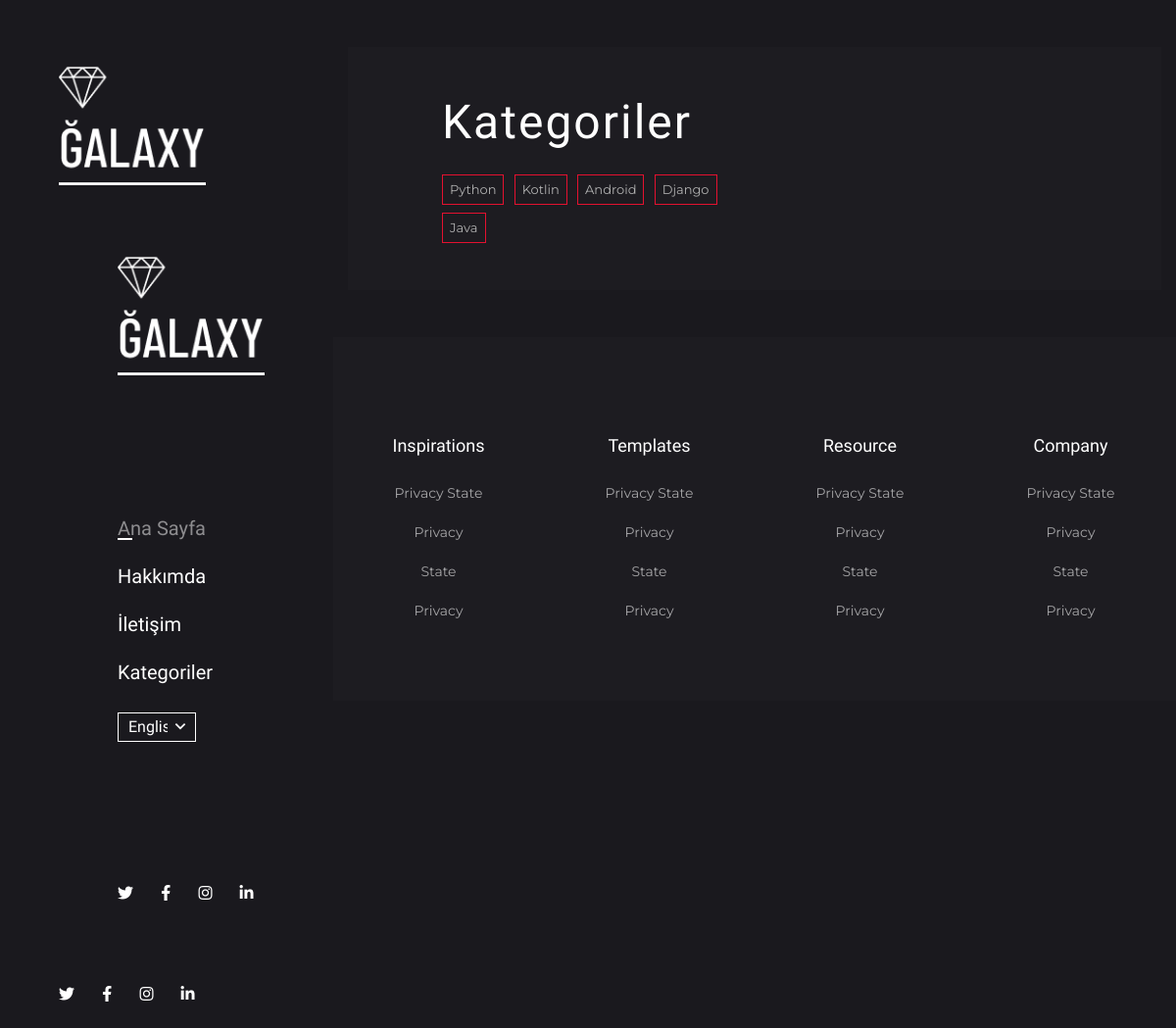
Page /kategoriler on the committed database.
### blogs/models.py (models this page shows, shortened)
class Category(models.Model):
    name = models.CharField(max_length=50)
    slug = models.SlugField(null=False, blank=True, unique=True, db_index=True, editable=False)
    def __str__(self):
        return f"{self.name}"

### blogs/views.py (the view)
# urls.py: path('kategoriler', views.kategoriler, name="kategoriler"),
def kategoriler(request):
    categories = models.Category.objects.all()
    return render(request, "category.html", context={
        "categories": categories
    })

### templates/category.html (shortened to what this page needs)
{% extends 'base.html' %}
{% load static %}
{% block content %}
<div class="container mt-5">
    <div class="row">
        <div class="col-12">
            <div class="bg-dark p-5 mb-5">
                <div class="row no-gutters">
                    <div class="col-xl-6 pl-0 pl-xl-5 mt-4 mt-xl-0">
                        <div class="categores-links text-capitalize">
                            <h1 class="text-white add-letter-space mb-3">Kategoriler</h1>
                            {% for category in categories %}
                                <a class="border" href="{% url 'kategoriler_detay' category.slug %}">{{ category }}</a>
                            {% endfor %}
                        </div>
                    </div>
                </div>
            </div>
        </div>
    </div>
</div>
{% endblock %}

### static/css/style.css (style rules this page uses)
body { color: #B0B0B0; background-color: #1A191E; font-family: "Montserrat", sans-serif; font-size: 16px; line-height: 1.65; overflow-y: hidden; }
body.loaded { overflow-y: scroll; }
.add-letter-space { letter-spacing: 2px; }
.bg-dark { background-color: #1D1C21 !important; }
h1, .h1, h2, .h2, h3, .h3, h4 { font-family: "Barlow Condensed", sans-serif; }
h1, .h1 { font-size: 48px; }
h1, .h1, h2, .h2, h3, .h3, h4, .h4, h5, .h5, h6, .h6, p { margin: 0; }
a { text-decoration: none; display: inline-block; transition: all 0.3s; }
.categores-links a { font-size: 13px; color: #B0B0B0; border-color: #E4112F !important; padding: 4px 7px; margin-right: 6px; margin-top: 8px; }

### rows in the picture
Category: name "Python"
Category: name "Kotlin"
Category: name "Android"
Category: name "Django"
Category: name "Java"
